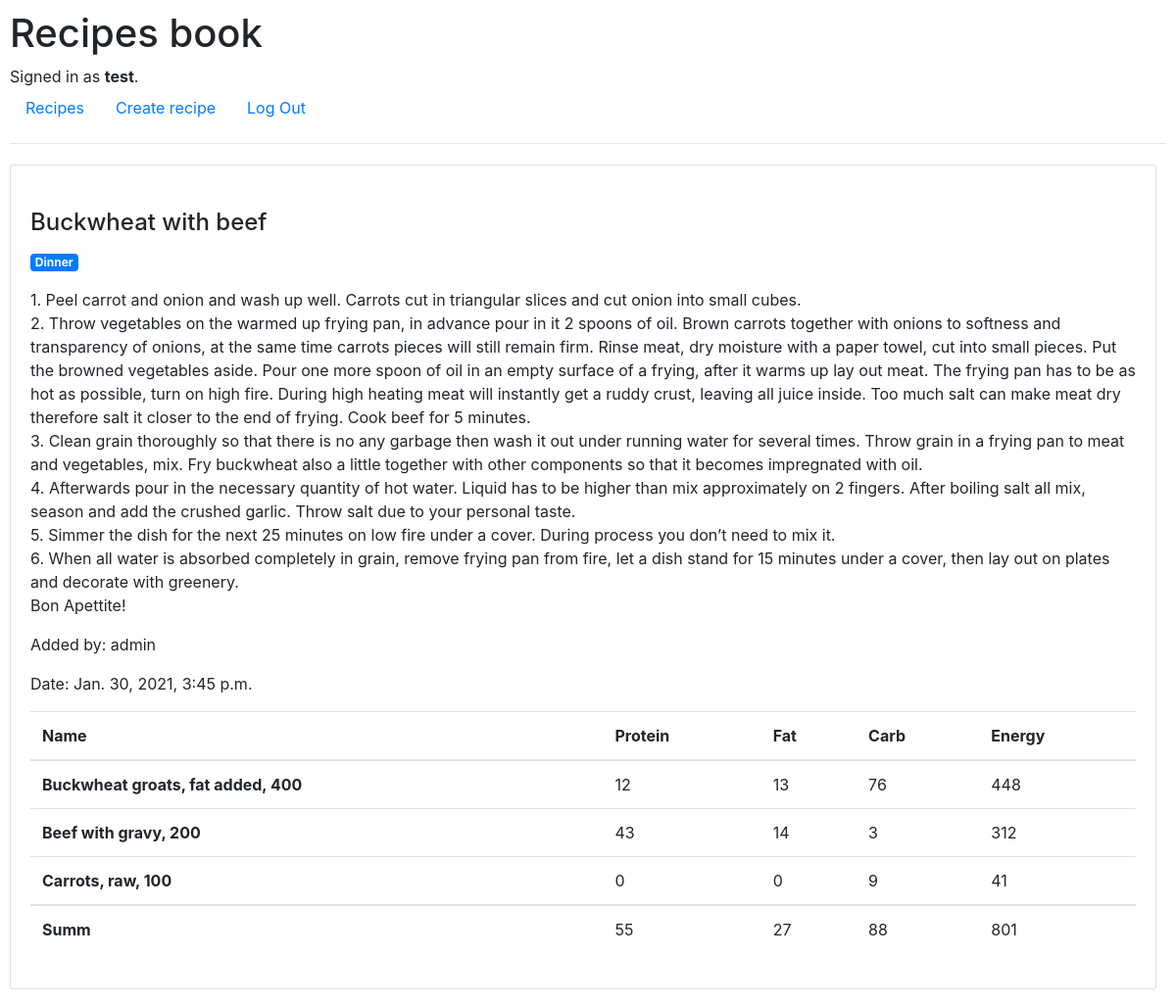
Screenshot of /34 (signed in) with the database file from the repository.
### mplan/models.py (models this page shows, shortened)
class User(AbstractUser):
    pass

class Recipe(models.Model):
    name = models.CharField(max_length=64)
    ingredient = models.ManyToManyField('Ingredient', blank=True, related_name='ingredient')
    description = models.CharField(max_length=4096)
    category = models.CharField(max_length=64, blank=True)
    date = models.DateTimeField(auto_now_add=True, blank=True)
    creator = models.ForeignKey(User, on_delete=models.CASCADE, related_name='owner')

class Ingredient(models.Model):
    food_id = models.IntegerField()
    name = models.CharField(max_length=512, blank=True)
    amount = models.IntegerField(blank=True, null=True)
    recipe = models.ManyToManyField('Recipe', blank=True, related_name='recipe')
    protein = models.IntegerField(blank=True, null=True)
    fat = models.IntegerField(blank=True, null=True)
    carb = models.IntegerField(blank=True, null=True)
    energy = models.IntegerField(blank=True, null=True)

### mplan/views.py (the view)
# urls.py: path("<int:recipe_id>", views.recipe, name="recipe"),
@login_required
def recipe(request, recipe_id):
    try:
        recipe = Recipe.objects.get(id=recipe_id)
        curent_user = request.user.id
    except Recipe.DoesNotExist:
        raise Http404("Recipe not found.")
    recipe_item = Recipe.objects.get(id = recipe_id)
    summProtein = 0
    summFat = 0
    summCarb = 0
    summEnergy = 0
    for i in recipe_item.ingredient.all():
        summProtein += i.protein
        summFat += i.fat
        summCarb += i.carb
        summEnergy += i.energy
    return render(request, "mplan/recipe.html", {
        "recipe": recipe_item,
        'summProtein': summProtein,
        'summFat': summFat,
        'summCarb': summCarb,
        'summEnergy': summEnergy
    })

### mplan/templates/mplan/recipe.html (shortened to what this page needs)
{% extends "mplan/layout.html" %}
{% load static %}
{% block body %}
<div class="card">
    <div class="card-body">
        <h4 class="card-title"> {{ recipe.name}} </h4>
        {% if recipe.category %}
            <a href="category/{{recipe.category}}" class="badge badge-primary"> {{recipe.category}} </a>
        {% endif %}
        <p> {{ recipe.description|linebreaks }} </p>
        <p> Added by: {{ recipe.creator }} </p>
        <p> Date: {{ recipe.date }} </p>
        <table class="table">
                    <thead>
                        <tr>
                            <th scope="col"> Name </th>
                            <th scope="col"> Protein </th>
                            <th scope="col"> Fat </th>
                            <th scope="col"> Carb </th>
                            <th scope="col"> Energy </th>
                        </tr>
                    </thead>
                  <tbody>
                {% for item in recipe.ingredient.all %}
                        <tr>
                            <th scope="row"> {{ item.name }}, {{ item.amount }} </th>
                            <td> {{ item.protein}} </td>
                            <td> {{ item.fat }} </td>
                            <td> {{ item.carb }} </td>
                            <td> {{ item.energy }} </td>
                        </tr>
                {% endfor %}
                  </tbody>
                        <tr>
                            <th scope="row"> Summ </th>
                            <td> {{ summProtein }} </td>
                            <td> {{ summFat }} </td>
                            <td> {{ summCarb }} </td>
                            <td> {{ summEnergy }} </td>
                        </tr>
        </table>
    </div>
</div>
{% endblock %}

### mplan/templates/mplan/layout.html (shortened to what this page needs)
{% load static %}
<!DOCTYPE html>
<html lang="en">
    <head>
        <link rel="stylesheet" href="https://stackpath.bootstrapcdn.com/bootstrap/4.4.1/css/bootstrap.min.css">
        <link href="{% static 'mplan/styles.css' %}" rel="stylesheet">
    </head>
    <body>
        <h1>Recipes book</h1>
        <div>
            {% if user.is_authenticated %}
                Signed in as <strong>{{ user.username }}</strong>.
            {% else %}
                Not signed in.
            {% endif %}
        </div>
        <ul class="nav">
            <li class="nav-item">
                <a class="nav-link" href="{% url 'index' %}">Recipes</a>
            </li>
            {% if user.is_authenticated %}
                <li class="nav-item">
                    <a class="nav-link" href="{% url 'create_recipe' %}">Create recipe</a>
                </li>
                <li class="nav-item">
                    <a class="nav-link" href="{% url 'logout' %}">Log Out</a>
                </li>
            {% endif %}
        </ul>
        <hr>
        {% block body %}
        {% endblock %}
        </body>
</html>

### mplan/static/mplan/styles.css (style rules this page uses)
body { padding: 10px; }
.card { vertical-align: middle; display: inline-block; margin: 5px 10px 5px 0px; }

### rows the page displays
User: username "test"
Recipe: name "Buckwheat with beef", category "Dinner", description "1. Peel carrot and onion and wash up well. Carrots cut in triangular slices and cut onion into small cubes. 2. Throw vegetables on the warmed up frying pan, in advance pour in it 2 spoons of oil. Brown carrots together with onions to softness and transparency of onions, at the same time carrots pieces will still remain firm. Rinse meat, dry moisture with a paper towel, cut into small pieces. Put the browned vegetables aside. Pour one more spoon of oil in an empty surface of a frying, after it warms up lay out meat. The frying pan has to be as hot as possible, turn on high fire. During high heating meat will instantly get a ruddy crust, leaving all juice inside. Too much salt can make meat…", creator "admin", date "Jan. 30, 2021, 3:45 p.m."
Ingredient: name "Buckwheat groats, fat added", amount "400", protein "12", fat "13", carb "76", energy "448"
Ingredient: name "Beef with gravy", amount "200", protein "43", fat "14", carb "3", energy "312"
Ingredient: name "Carrots, raw", amount "100", protein "0", fat "0", carb "9", energy "41"

### other values shown
{{ summProtein }} "55"
{{ summFat }} "27"
{{ summCarb }} "88"
{{ summEnergy }} "801"
